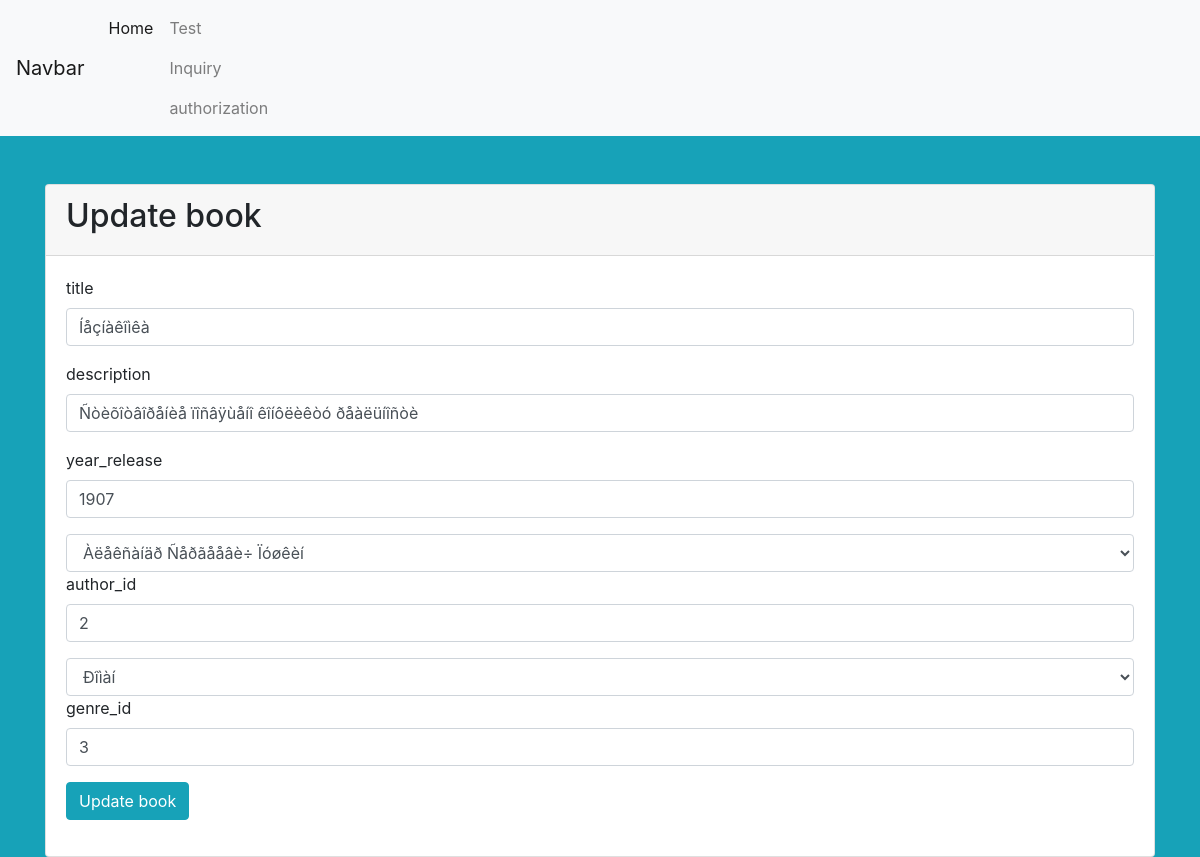
Screenshot of /edit_book.php?id=6 with the database file from the repository.
### tables this page shows
CREATE TABLE books(
	id INT NOT NULL AUTO_INCREMENT,
	title varchar(120),
	description varchar(360),
	year_release varchar(4),
	author_id INT NOT NULL,
	genre_id int NOT NULL,
	PRIMARY KEY(id),
	FOREIGN KEY(author_id) REFERENCES authors(id),
	FOREIGN KEY(genre_id) REFERENCES genre(id)
);

### edit_book.php (the view, shortened to what this page needs)
<?php
require 'db.php';
$id = $_GET['id'];
$sql_genres = 'SELECT * FROM genre';
$statement_genres = $connection->prepare($sql_genres);
$statement_genres->execute();
$genres = $statement_genres->fetchAll(PDO::FETCH_OBJ);
$sql_authors = "SELECT * FROM authors";
$statement_authors = $connection->prepare($sql_authors);
$statement_authors->execute();
$authors = $statement_authors->fetchAll(PDO::FETCH_OBJ);
$sql = 'SELECT * FROM books WHERE id=:id';
$statement = $connection->prepare($sql);
$statement->execute([':id' => $id ]);
$book = $statement->fetch(PDO::FETCH_OBJ);
 ?>
<?php require 'header.php'; ?>
<div class="container">
  <div class="card mt-5">
    <div class="card-header">
      <h2>Update book</h2>
    </div>
    <div class="card-body">
      <form method="post">
        <div class="form-group">
          <label for="title">title</label>
          <input value="<?= $book->title; ?>" type="text" name="title" id="title" class="form-control">
        </div>
        <div class="form-group">
          <label for="description">description</label>
          <input type="text" value="<?= $book->description; ?>" name="description" id="description" class="form-control">
        </div>
        <div class="form-group">
          <label for="year_release">year_release</label>
          <input type="text" value="<?= $book->year_release; ?>" name="year_release" id="year_release" class="form-control">
        </div>
        <div class="form-group">
          <select onchange="myFunction(event)"   class="form-control" id="author_id_select" name = 'author_id_select'>
        <?php
          foreach($authors as $person) { ?>
            <option value="<?= $person->id; ?>"><?= $person->name;  ?></option>
        <?php
          } ?>
          </select>
          <label for="author_id">author_id</label>
          <input type="text" value="<?= $book->author_id; ?>" name="author_id" id="author_id" class="form-control">
        </div>
        <div class="form-group">
        <select onchange="myFunction_1(event)"   class="form-control" id="genre_id_select" name = 'genre_id_select'>
        <?php
          foreach($genres as $genre) { ?>
            <option value="<?= $genre->id; ?>"><?= $genre->title;  ?></option>
        <?php
          } ?>
          </select>
          <label for="genre_id">genre_id</label>
          <input type="text" value="<?= $book->genre_id; ?>" name="genre_id" id="genre_id" class="form-control">
        </div>
        <div class="form-group">
          <button type="submit" class="btn btn-info">Update book</button>
        </div>
      </form>
    </div>
  </div>
</div>
<?php require 'footer.php'; ?>

### rows the page displays
books: title "Íåçíàêîìêà", description "Ñòèõîòâîðåíèå ïîñâÿùåíî êîíôëèêòó ðåàëüíîñòè", year_release "1907", author_id "2", genre_id "3"

### other values shown
form field author_id_select "Àëåêñàíäð Ñåðãååâè÷ Ïóøêèí"
form field genre_id_select "Ðîìàí"
